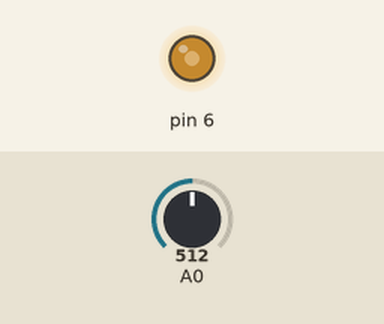
Recording of a sketch running on a simulated Arduino Uno, built with avr-gcc and run on an emulated ATmega328P. On the bench: output pins drawn as LEDs (lit = HIGH). The test bench sets the inputs (shaded band); at power-on: A0 = 512.

Above: at 1.2 s.
1.3 s: A0 set to 306
At 2.4 s:
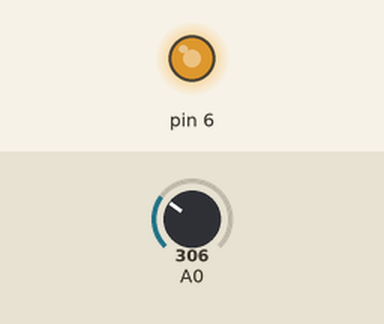
2.8 s: A0 set to 122
At 3.6 s:
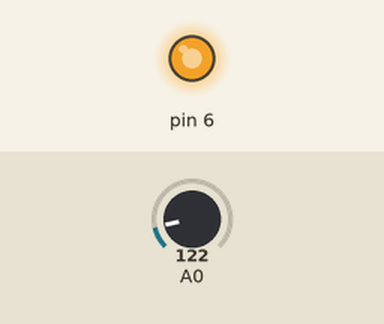
4.3 s: A0 set to 900
At 4.7 s:
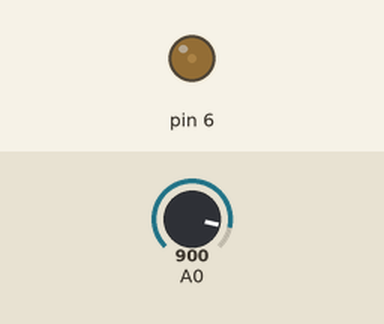
5.8 s: A0 set to 1023
At 7.1 s:
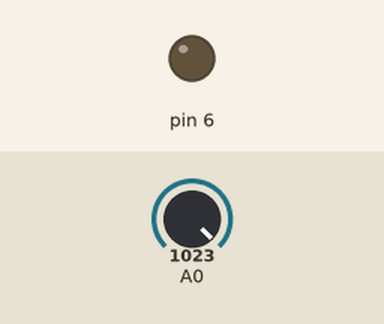
Timing chart, 0 to 8.3 s (numbered marks = the images above; inputs shaded):
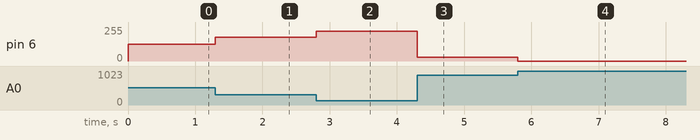

The sketch:

Sensor_LDR.ino
```cpp
void setup() {
  // put your setup code here, to run once:
  pinMode(6,OUTPUT);
}

void loop() {
  // put your main code here, to run repeatedly:
  analogWrite(6,255-(analogRead(0)/4));
}
```

Measured:
- after the input at 1.3 s, pin 6: 127/255 → 179/255 at once
- after the input at 2.8 s, pin 6: 179/255 → 225/255 at once
- after the input at 4.3 s, pin 6: 225/255 → 30/255 at once
- after the input at 5.8 s, pin 6: 30/255 → 0/255 at once
